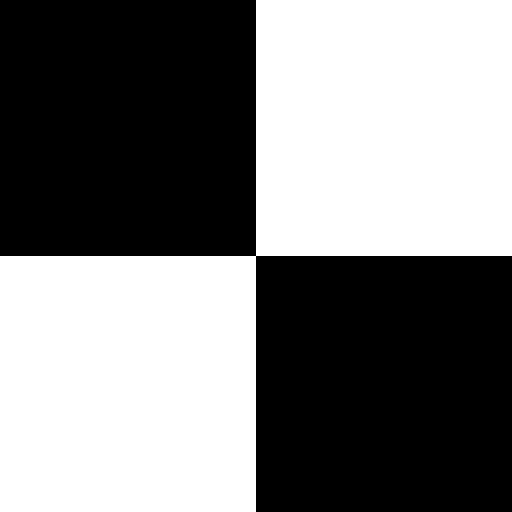
%> input picture lab3/checker.tif, 512 x 512 px
$ octave lab3.m   (GNU Octave 9; MATLAB toolbox functions it lacks are replaced by stand-ins)
%> lines starting %> are read from the running program, lines starting %| are printed output that depends on the picture; in (x1, y1, x2, y2) boxes, pixels count from 0 and x2, y2 are one past the last pixel; in counts of white or black regions, pixels touching at a corner belong together; the program's own positions count from 1
%% 1 question
%1-1 question
n=11;
x = (imread('checker.tif')); %read image for double
%> x is the input picture: size 512x512 uint8; 50% white; 1 white region, box (x1, y1, x2, y2) and area: (0, 0, 512, 512) 131072
x=double(x);
d = padarray(x,[11 11],0); %add 11x11 black border(matrix) around to orginal image
%> d: size 534x534 double; 46% white; 1 white region, box (x1, y1, x2, y2) and area: (11, 11, 523, 523) 131072
filter = ones(23)/23^2;%create filter
c = conv2(d,filter,'same');%convolve to filter

first_image = c(n+1:end-n,n+1:end-n);%remove pad
subplot(2,2,1);%show image
imshow(uint8(first_image))
title("“zeros”")

%1-2 question
%it is same for 1-1 only changed pad color black to white
d = padarray(x,[11 11],255);
c = conv2(d,filter,'same');
second_image = c(n+1:end-n,n+1:end-n);
subplot(2,2,2);
imshow(uint8(second_image))
title("“255”")

%1-3 question
%it is same for 1-1 there is a only one differences
%there is not a color there is a symmetric matrix
d = padarray(x,[11 11],'symmetric');
%> d: size 534x534 double; 50% white; 1 white region, box (x1, y1, x2, y2) and area: (0, 0, 534, 534) 142578
c = conv2(d,filter,'same');
third_image = c(n+1:end-n,n+1:end-n);

subplot(2,2,3);
imshow(uint8(third_image))
title("“symmetric”")


%% 2 question
%2-1
x = (imread('hubble_orig.tif')); %read image for double
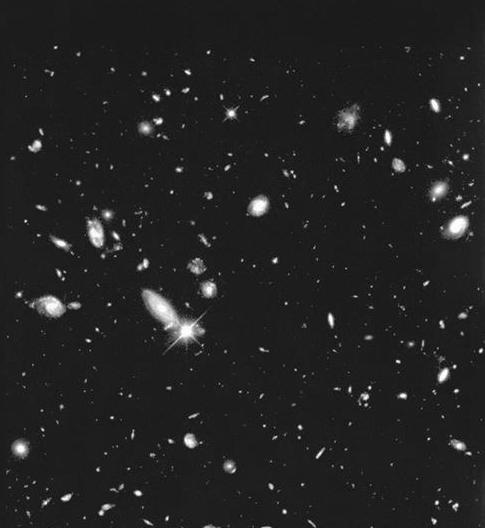
%> input picture lab3/hubble_orig.tif, 485 x 528 px
%> x is the input picture: size 528x485 uint8; min 0, max 255, mean 34.5
x=double(x);%convert orginal image double for calculations
%> x: size 528x485 double
filter = ones(15)/15^2;%create 15x15 filter
c = conv2(x,filter,'same');%convolve to orginal image
%> c: size 528x485 double

%threash hold part
y=c;%for dont change the orginal message export another variable
y(y > 60) = 255;%give a condition and equal new value
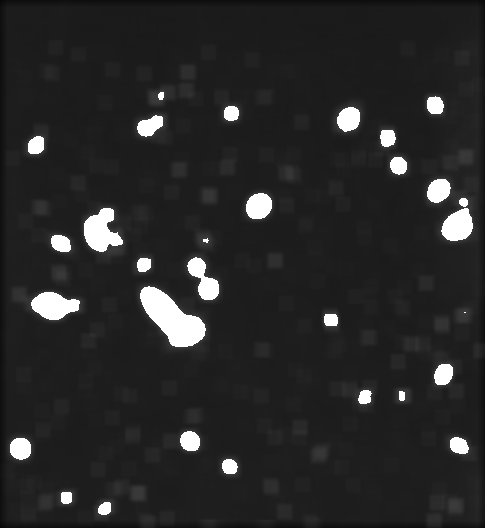
%> y: size 528x485 double; min 8.25, max 255, mean 41
y(y <= 60) = 0;%less than another condition give another value
%> y: size 528x485 double; 4.4% white; 30 white regions (2 under 20 px), largest, box (x1, y1, x2, y2) and area: (140, 286, 206, 347) 2092, (84, 208, 123, 252) 1065, (31, 292, 80, 320) 930

%print part
figure
subplot(2,3,1);
imshow(uint8(x))
title('orginal')

subplot(2,3,2);
imshow(uint8(c))
title('filtred 15x15')


subplot(2,3,3);
imshow(uint8(y));
title('thresholded')

%2-2
filter = ones(31)/31^2;
c = conv2(x,filter,'same');

y=c;%for dont change the orginal message export another variable
y(y > 60) = 255;%give a condition and equal new value
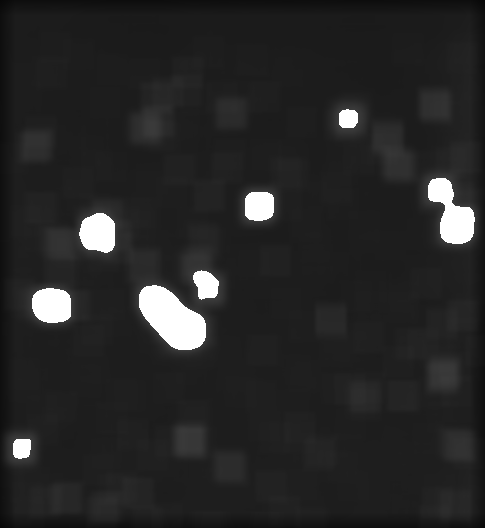
%> y: size 528x485 double; min 7.66, max 255, mean 39.5
y(y <= 60) = 0;%less than another condition give another value
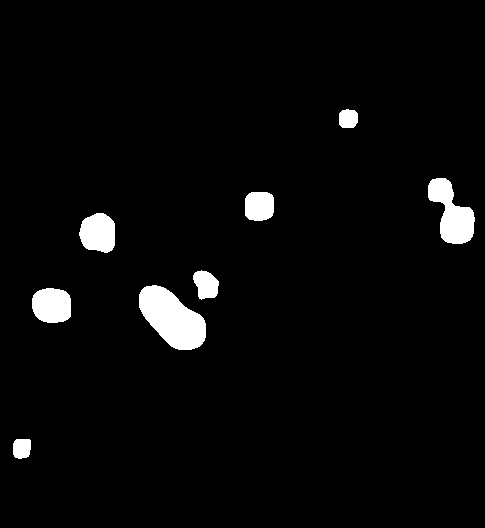
%> y: size 528x485 double; 3.4% white; 8 white regions, largest, box (x1, y1, x2, y2) and area: (139, 285, 206, 350) 2752, (428, 178, 475, 244) 1730, (32, 288, 71, 323) 1164

subplot(2,3,4);
imshow(uint8(x))
title('orginal')

subplot(2,3,5);
imshow(uint8(c))
title('filtred 31x31')

subplot(2,3,6);
imshow(uint8(y));
title('thresholded')

%conculusion of 2. part
%for with logic as we can see bigger filter size image more blur that
%smaller sized filtered image
%For this resason after the filtring process threshold area decreased
%because image based darker color so that after the average filter decrease
%the white area

%% 3 question
x = imread('board.tif'); %read image for double
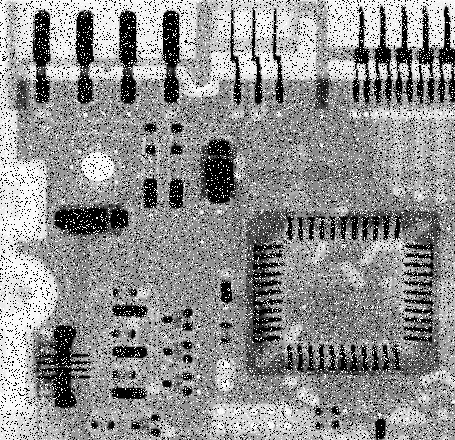
%> input picture lab3/board.tif, 455 x 440 px
%> x is the input picture: size 440x455 uint8; min 0, max 255, mean 144.1
y=double(x);
%> y: size 440x455 double
y_1=medfilt2(y);%filtered with median filter
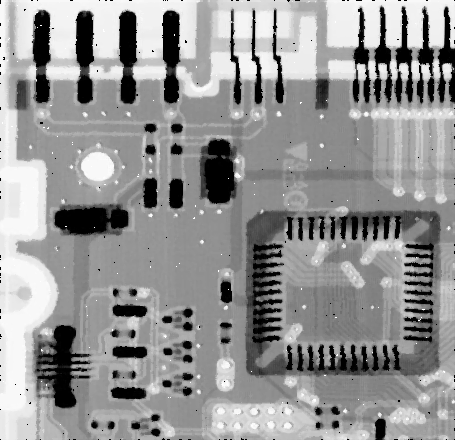
%> y_1: size 440x455 double; min 0, max 255, mean 147.9

%print part
figure
subplot(2,1,1)
imshow(uint8(y_1))
title('medfilt2 3x3')

%average filter
filter = ones(3)/3^2;
y_2= conv2(x,filter,'same');
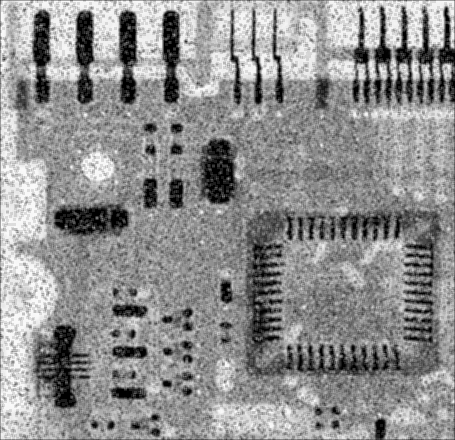
%> y_2: size 440x455 double; min 0, max 253.2, mean 143.5
subplot(2,1,2)
imshow(uint8(y_2))
title('average filter 3x3')

%conculusion of 3. part
%for this exampled image we should use median filter because avegare filter
%increase the noise.This is because there is a so much point and filter
%size is too small for filter so that for every calculation pixels are
%polluting
